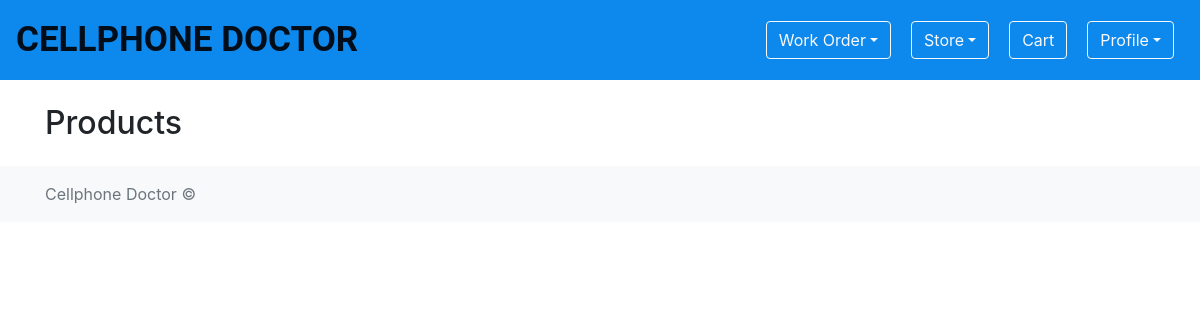
Before: / (signed in) with the older database file.
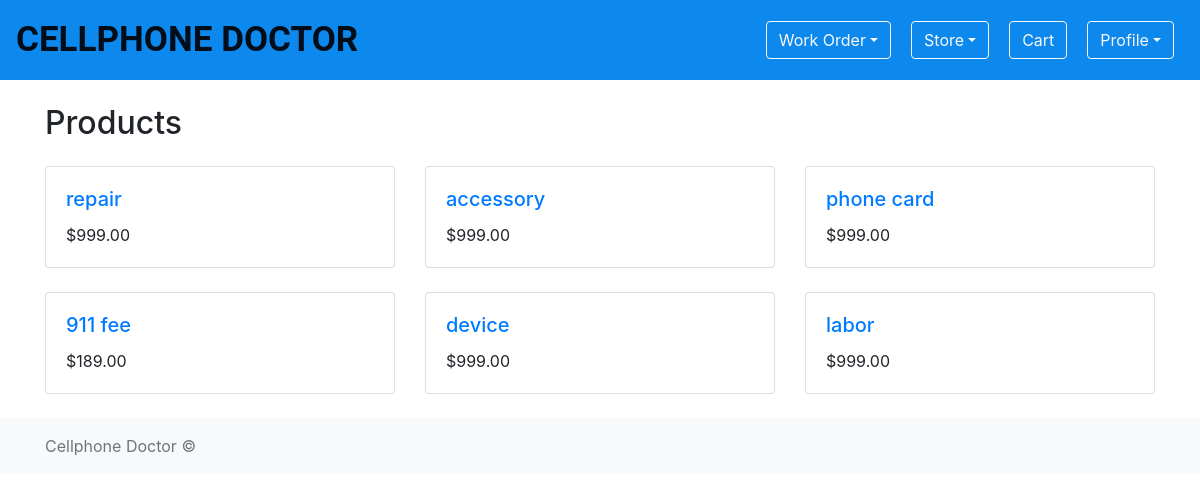
After: the same page with the newer database file.
### shopping_cart/models.py (models this page shows, shortened)
class Product(models.Model):
    name = models.CharField(max_length=255)
    description = models.TextField(blank=True, null=True)
    price = models.DecimalField(max_digits=10, decimal_places=2)
    cost = models.DecimalField(max_digits=10, decimal_places=2, blank=True, null=True)
    department = models.ForeignKey(Department, on_delete=models.CASCADE)
    location = models.ForeignKey(Location, on_delete=models.CASCADE, blank=True, null=True)
    image = models.ImageField(
        upload_to='static/images/product_images/', blank=True, null=True)

### shopping_cart/views.py (the view)
# urls.py: path('', ProductListView.as_view(), name='product_list'),
class ProductListView(LoginRequiredMixin, ListView):
    model = Product
    template_name = 'shopping_cart/product_list.html'
    context_object_name = 'products'

### shopping_cart/templates/shopping_cart/product_list.html (shortened to what this page needs)
{% extends 'base.html' %}
{% block content %}
  <h2 class="mb-4">Products</h2>
  <div class="row">
    {% for product in products %}
      <div class="col-md-4 col-sm-6 mb-4">
        <div class="card">
          <div class="card-body">
            <h5 class="card-title">
              <a href="{% url 'shopping_cart:product_detail' pk=product.pk %}">{{ product.name }}</a>
            </h5>
            <p class="card-text">${{ product.price }}</p>
          </div>
        </div>
      </div>
    {% endfor %}
  </div>
{% endblock %}

### templates/base.html (shortened to what this page needs)
<!DOCTYPE html>
<html lang="en">
  {% load static %}
  <head>
    <link
      rel="stylesheet"
      href="https://cdn.jsdelivr.net/npm/bootstrap@4.0.0/dist/css/bootstrap.min.css"
    />
    <link rel="stylesheet" type="text/css" href="{% static 'css/style.css' %}" />
  </head>
  <body>
    <header>
      <nav class="navbar navbar-expand-lg navbar-light">
        <a class="navbar-brand nvb" href="{% url 'shopping_cart:product_list' %}">Cellphone Doctor</a>
        <div class="collapse navbar-collapse justify-content-end"id="navbarNav">
          <ul class="navbar-nav">
            {% if user.is_authenticated %}
            <li class="nav-item dropdown">
              <a class="btn btn-outline-light dropdown-toggle" href="#" id="storeDropdown" role="button" data-toggle="dropdown" aria-haspopup="true" aria-expanded="false">Work Order</a>
            </li>
            <li class="nav-item dropdown">
              <a class="btn btn-outline-light dropdown-toggle" href="#" id="storeDropdown" role="button" data-toggle="dropdown" aria-haspopup="true" aria-expanded="false">Store</a>
            </li>
            <li class="nav-item">
              <a class="btn btn-outline-light" href="{% url 'shopping_cart:shopping_cart' %}">Cart</a>
            </li>
            <li class="nav-item dropdown">
              <a class="btn btn-outline-light dropdown-toggle" href="#" id="storeDropdown" role="button" data-toggle="dropdown" aria-haspopup="true" aria-expanded="false">Profile</a>
            </li>
            {% endif %}
          </ul>
        </div>
      </nav>
    </header>
    <br />
    <main role="main" class="container">
      {% block content %} {% endblock %}
    </main>
    <footer class="footer mt-auto py-3 bg-light">
      <div class="container">
        <span class="text-muted">Cellphone Doctor &copy; {{ now.year }}</span>
      </div>
    </footer>
    <link
      rel="stylesheet"
      href="https://maxcdn.bootstrapcdn.com/bootstrap/4.5.2/css/bootstrap.min.css"
    />
  </body>
</html>

### static/css/style.css (style rules this page uses)
.navbar-nav .nav-item { margin: 10px; }
.navbar { background-color: #0d88ed; height: 80px; }
.navbar .navbar-brand { font-size: 25px; font-weight: 800; text-transform: uppercase; font-family: 'roboto'; color: #ca1616; }
.navbar .nvb { color: rgb(255, 255, 255); font-size: 35px; font-weight: 600; text-transform: uppercase; }

Changed rows visible on the page:
added Product: name "repair", price "999.00"
added Product: name "accessory", price "999.00"
added Product: name "phone card", price "999.00"
added Product: name "911 fee", price "189.00"
added Product: name "device", price "999.00"
added Product: name "labor", price "999.00"
